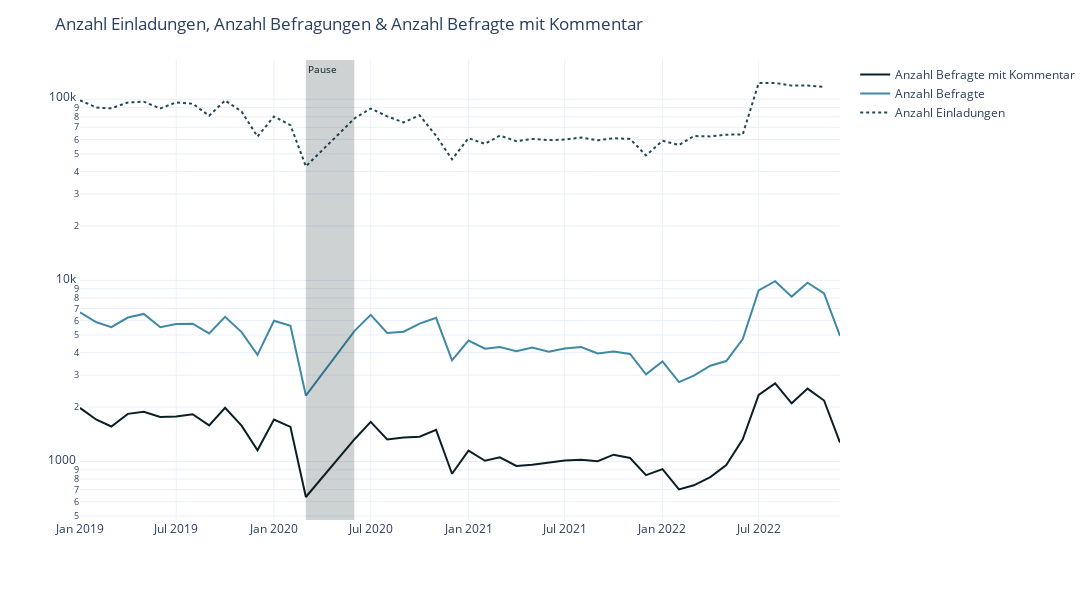

Notebook code cell kept with this figure:
### Code cell
fig = px.line(df_counts_month,
              x="yearmonth",
              y=['Anzahl Befragte mit Kommentar', 'Anzahl Befragte','Anzahl Einladungen'],
              color_discrete_sequence=color_discrete_sequence,
              template=template)

fig.update_layout(
    title="Anzahl Einladungen, Anzahl Befragungen & Anzahl Befragte mit Kommentar",
    yaxis_title='',
    xaxis_title='',
    width=1200, 
    height=600,
    legend_title="")

fig.update_traces(line_width=2)
fig.update_traces(patch={"line": {"dash": 'dot'}}, selector={"legendgroup": "Anzahl Einladungen"})

fig.update_yaxes(type="log") 

fig.add_vrect(
    x0="2020-03-01",
    x1="2020-05-31",
    line_width=0,
    fillcolor="#0B1F26",
    opacity=0.2,
    annotation_text="Pause",
    annotation_position="top left",
    annotation_font_size=10,
    annotation_font_color="#0B1F26",
)

fig.update_traces(connectgaps=False)

fig.show()

pio.write_image(fig,"images/fig-anteil_befragte_und_anzahl_kommentare.svg") #save fig as svg

### Figure 1 — Plotly figure (JSON) as saved in the notebook; plotly's stock layout.template omitted (floating-point values rounded to 4 significant figures)
{"data": [{"connectgaps": false, "hovertemplate": "variable=Anzahl Befragte mit Kommentar<br>yearmonth=%{x}<br>value=%{y}<extra></extra>", "legendgroup": "Anzahl Befragte mit Kommentar", "line": {"color": "#0B1F26", "dash": "solid", "width": 2}, "marker": {"symbol": "circle"}, "mode": "lines", "name": "Anzahl Befragte mit Kommentar", "orientation": "v", "showlegend": true, "type": "scatter", "x": ["2019-01-01T00:00:00", "2019-02-01T00:00:00", "2019-03-01T00:00:00", "2019-04-01T00:00:00", "2019-05-01T00:00:00", "2019-06-01T00:00:00", "2019-07-01T00:00:00", "2019-08-01T00:00:00", "2019-09-01T00:00:00", "2019-10-01T00:00:00", "2019-11-01T00:00:00", "2019-12-01T00:00:00", "2020-01-01T00:00:00", "2020-02-01T00:00:00", "2020-03-01T00:00:00", "2020-06-01T00:00:00", "2020-07-01T00:00:00", "2020-08-01T00:00:00", "2020-09-01T00:00:00", "2020-10-01T00:00:00", "2020-11-01T00:00:00", "2020-12-01T00:00:00", "2021-01-01T00:00:00", "2021-02-01T00:00:00", "2021-03-01T00:00:00", "2021-04-01T00:00:00", "2021-05-01T00:00:00", "2021-06-01T00:00:00", "2021-07-01T00:00:00", "2021-08-01T00:00:00", "2021-09-01T00:00:00", "2021-10-01T00:00:00", "2021-11-01T00:00:00", "2021-12-01T00:00:00", "2022-01-01T00:00:00", "2022-02-01T00:00:00", "2022-03-01T00:00:00", "2022-04-01T00:00:00", "2022-05-01T00:00:00", "2022-06-01T00:00:00", "2022-07-01T00:00:00", "2022-08-01T00:00:00", "2022-09-01T00:00:00", "2022-10-01T00:00:00", "2022-11-01T00:00:00", "2022-12-01T00:00:00"], "xaxis": "x", "y": [1977, 1701, 1561, 1833, 1884, 1761, 1773, 1823, 1583, 1980, 1577, 1154, 1703, 1552, 637, 1332, 1656, 1323, 1359, 1372, 1497, 856, 1149, 1010, 1056, 946, 959, 990, 1013, 1023, 1003, 1091, 1046, 841, 908, 701, 739, 821, 955, 1325, 2331, 2698, 2096, 2527, 2172, 1273], "yaxis": "y"}, {"connectgaps": false, "hovertemplate": "variable=Anzahl Befragte<br>yearmonth=%{x}<br>value=%{y}<extra></extra>", "legendgroup": "Anzahl Befragte", "line": {"color": "#3F89A6", "dash": "solid", "width": 2}, "marker": {"symbol": "circle"}, "mode": "lines", "name": "Anzahl Befragte", "orientation": "v", "showlegend": true, "type": "scatter", "x": ["2019-01-01T00:00:00", "2019-02-01T00:00:00", "2019-03-01T00:00:00", "2019-04-01T00:00:00", "2019-05-01T00:00:00", "2019-06-01T00:00:00", "2019-07-01T00:00:00", "2019-08-01T00:00:00", "2019-09-01T00:00:00", "2019-10-01T00:00:00", "2019-11-01T00:00:00", "2019-12-01T00:00:00", "2020-01-01T00:00:00", "2020-02-01T00:00:00", "2020-03-01T00:00:00", "2020-06-01T00:00:00", "2020-07-01T00:00:00", "2020-08-01T00:00:00", "2020-09-01T00:00:00", "2020-10-01T00:00:00", "2020-11-01T00:00:00", "2020-12-01T00:00:00", "2021-01-01T00:00:00", "2021-02-01T00:00:00", "2021-03-01T00:00:00", "2021-04-01T00:00:00", "2021-05-01T00:00:00", "2021-06-01T00:00:00", "2021-07-01T00:00:00", "2021-08-01T00:00:00", "2021-09-01T00:00:00", "2021-10-01T00:00:00", "2021-11-01T00:00:00", "2021-12-01T00:00:00", "2022-01-01T00:00:00", "2022-02-01T00:00:00", "2022-03-01T00:00:00", "2022-04-01T00:00:00", "2022-05-01T00:00:00", "2022-06-01T00:00:00", "2022-07-01T00:00:00", "2022-08-01T00:00:00", "2022-09-01T00:00:00", "2022-10-01T00:00:00", "2022-11-01T00:00:00", "2022-12-01T00:00:00"], "xaxis": "x", "y": [6660, 5875, 5519, 6236, 6528, 5519, 5736, 5766, 5097, 6289, 5181, 3882, 5989, 5618, 2314, 5287, 6453, 5126, 5207, 5770, 6218, 3621, 4656, 4195, 4285, 4065, 4261, 4041, 4204, 4282, 3952, 4053, 3926, 3027, 3572, 2745, 2979, 3379, 3587, 4746, 8804, 9898, 8138, 9705, 8477, 4940], "yaxis": "y"}, {"connectgaps": false, "hovertemplate": "variable=Anzahl Einladungen<br>yearmonth=%{x}<br>value=%{y}<extra></extra>", "legendgroup": "Anzahl Einladungen", "line": {"color": "#204959", "dash": "dot", "width": 2}, "marker": {"symbol": "circle"}, "mode": "lines", "name": "Anzahl Einladungen", "orientation": "v", "showlegend": true, "type": "scatter", "x": ["2019-01-01T00:00:00", "2019-02-01T00:00:00", "2019-03-01T00:00:00", "2019-04-01T00:00:00", "2019-05-01T00:00:00", "2019-06-01T00:00:00", "2019-07-01T00:00:00", "2019-08-01T00:00:00", "2019-09-01T00:00:00", "2019-10-01T00:00:00", "2019-11-01T00:00:00", "2019-12-01T00:00:00", "2020-01-01T00:00:00", "2020-02-01T00:00:00", "2020-03-01T00:00:00", "2020-06-01T00:00:00", "2020-07-01T00:00:00", "2020-08-01T00:00:00", "2020-09-01T00:00:00", "2020-10-01T00:00:00", "2020-11-01T00:00:00", "2020-12-01T00:00:00", "2021-01-01T00:00:00", "2021-02-01T00:00:00", "2021-03-01T00:00:00", "2021-04-01T00:00:00", "2021-05-01T00:00:00", "2021-06-01T00:00:00", "2021-07-01T00:00:00", "2021-08-01T00:00:00", "2021-09-01T00:00:00", "2021-10-01T00:00:00", "2021-11-01T00:00:00", "2021-12-01T00:00:00", "2022-01-01T00:00:00", "2022-02-01T00:00:00", "2022-03-01T00:00:00", "2022-04-01T00:00:00", "2022-05-01T00:00:00", "2022-06-01T00:00:00", "2022-07-01T00:00:00", "2022-08-01T00:00:00", "2022-09-01T00:00:00", "2022-10-01T00:00:00", "2022-11-01T00:00:00", "2022-12-01T00:00:00"], "xaxis": "x", "y": [98702, 89940, 89195, 95995, 96976, 89030, 96093, 94564, 81106, 98533, 85636, 62260, 80379, 71945, 42605, 78652, 88898, 80506, 74453, 81561, 62864, 46575, 60990, 56717, 63058, 58703, 60419, 59479, 59906, 61496, 59417, 60933, 60439, 48990, 59015, 55877, 62680, 62373, 63759, 63948, 122915, 122993, 118960, 118960, 117247, null], "yaxis": "y"}], "layout": {"annotations": [{"font": {"color": "#0B1F26", "size": 10}, "showarrow": false, "text": "Pause", "x": "2020-03-01", "xanchor": "left", "xref": "x", "y": 1, "yanchor": "top", "yref": "y domain"}], "height": 600, "legend": {"title": {"text": ""}, "tracegroupgap": 0}, "margin": {"t": 60}, "shapes": [{"fillcolor": "#0B1F26", "line": {"width": 0}, "opacity": 0.2, "type": "rect", "x0": "2020-03-01", "x1": "2020-05-31", "xref": "x", "y0": 0, "y1": 1, "yref": "y domain"}], "title": {"text": "Anzahl Einladungen, Anzahl Befragungen & Anzahl Befragte mit Kommentar"}, "width": 1200, "xaxis": {"anchor": "y", "domain": [0, 1], "title": {"text": ""}}, "yaxis": {"anchor": "x", "domain": [0, 1], "title": {"text": ""}, "type": "log"}}}
